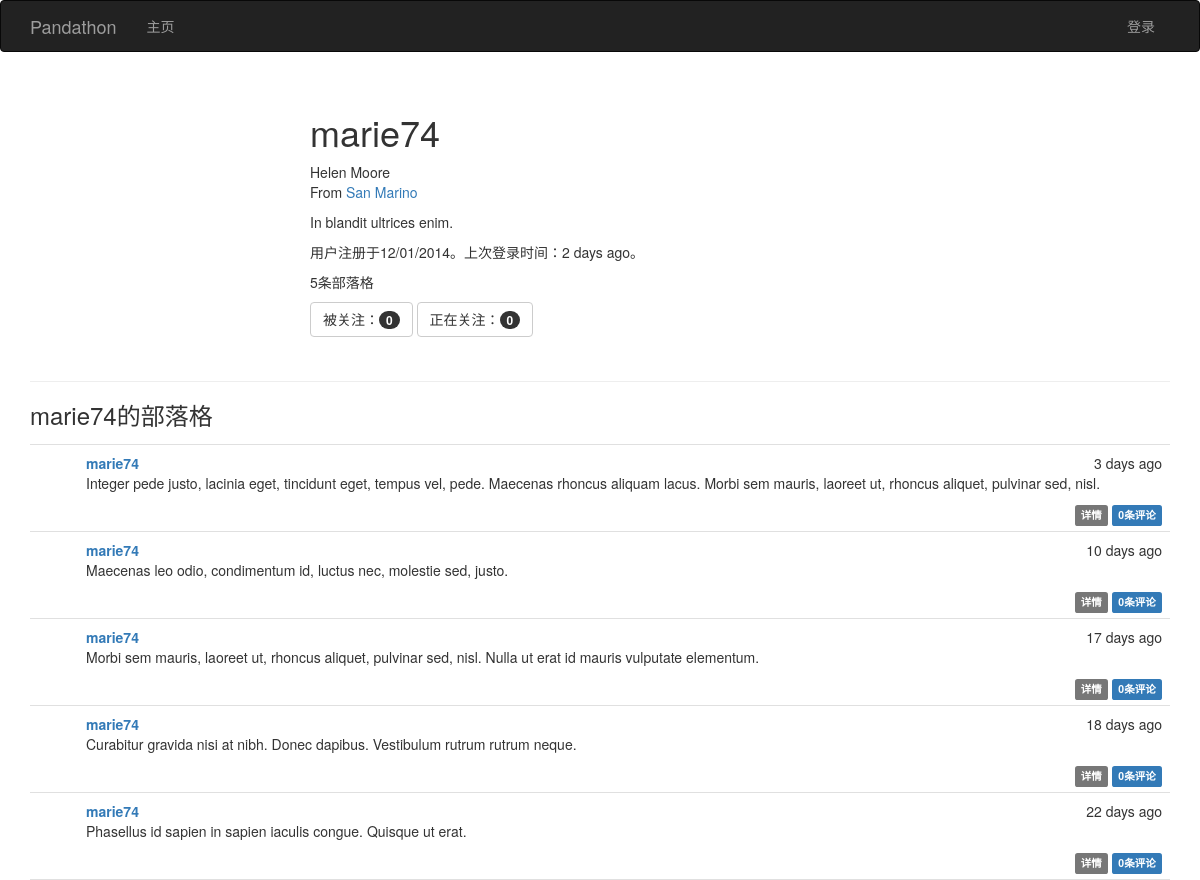
The page /user/marie74 on the database its author committed.
### app/models.py (models this page shows, shortened)
class User(UserMixin, db.Model):
    __tablename__ = 'users'
    id = db.Column(db.Integer, primary_key=True)
    email = db.Column(db.String(64), unique=True, index=True)
    username = db.Column(db.String(64), unique=True, index=True)
    role_id = db.Column(db.Integer, db.ForeignKey('roles.id'))
    password_hash = db.Column(db.String(128))
    confirmed = db.Column(db.Boolean, default=True)
    name = db.Column(db.String(64))
    location = db.Column(db.String(64))
    about_me = db.Column(db.Text())
    member_since = db.Column(db.DateTime(), default=datetime.now())
    last_seen = db.Column(db.DateTime(), default=datetime.now())
    posts = db.relationship('Post', backref='author', lazy='dynamic')
    followed = db.relationship('Follow', foreign_keys=[Follow.follower_id],
                               backref=db.backref('follower', lazy='joined'),
                               lazy='dynamic', cascade='all, delete-orphan')
    followers = db.relationship('Follow', foreign_keys=[Follow.followed_id],
                                backref=db.backref('followed', lazy='joined'),
                                lazy='dynamic', cascade='all, delete-orphan')
    comments = db.relationship('Comment', backref='author', lazy='dynamic')
    @property
    def password(self):
        raise AttributeError('password is not a readable attribute')

class Post(db.Model):
    __tablename__ = 'posts'
    id = db.Column(db.Integer, primary_key=True)
    body = db.Column(db.Text)
    body_html = db.Column(db.Text)
    timestamp = db.Column(db.DateTime, index=True, default=datetime.now())
    author_id = db.Column(db.Integer, db.ForeignKey('users.id'))
    comments = db.relationship('Comment', backref='post', lazy='dynamic')

### app/main/views.py (the view)
@main.route('/user/<username>')
def user(username):
    user = User.query.filter_by(username=username).first_or_404()
    posts = user.posts.order_by(Post.timestamp.desc()).all()
    return render_template('user.html', user=user, posts=posts)

### app/auth/views.py (called while the page is built)
@auth.before_app_request
def before_request():
    if current_user.is_authenticated():
        current_user.ping()
        if not current_user.confirmed \
                and request.endpoint[:5] != 'auth.':
            return redirect(url_for('auth.unconfirmed'))

### app/main/__init__.py (called while the page is built)
@main.app_context_processor
def inject_permissions():
    return dict(Permission=Permission)

### app/models.py (called while the page is built)
    def can(self, permissions):
        return False

    def is_administrator(self):
        return False

### app/templates/user.html (shortened to what this page needs)
{% extends "base.html" %}
{% block page_content %}
<div class="page-header">
    <div class="profile-header">
        <h1>{{ user.username }}</h1>
        {% if user.name or user.location %}
        <p>
            {% if user.name %}{{ user.name }}<br>{% endif %}
            {% if user.location %}
                From <a href="http://maps.google.com/?q={{ user.location }}">{{ user.location }}</a><br>
            {% endif %}
        </p>
        {% endif %}
        {% if user.about_me %}<p>{{ user.about_me }}</p>{% endif %}
        <p>用户注册于{{ moment(user.member_since).format('L') }}。上次登录时间：{{ moment(user.last_seen).fromNow() }}。</p>
        <p>{{ user.posts.count() }}条部落格</p>
        <p>
            <a href="{{ url_for('.followers', username=user.username) }}" class="btn btn-default">被关注：<span class="badge">{{ user.followers.count() }}</span></a>
            <a href="{{ url_for('.followed_by', username=user.username) }}" class="btn btn-default">正在关注：<span class="badge badge-default">{{ user.followed.count() }}</span></a>
        </p>
    </div>
</div>
<h3>{{ user.username }}的部落格</h3>
{% include '_posts.html' %}
{% endblock %}

### app/templates/_posts.html (shortened to what this page needs)
<ul class="posts">
    {% for post in posts %}
    <li class="post">
        <div class="post-content">
            <div class="post-date">{{ moment(post.timestamp, True).fromNow() }}</div>
            <div class="post-author"><a href="{{ url_for('.user', username=post.author.username) }}">{{ post.author.username }}</a></div>
            <div class="post-body">
            {% if post.body_html %}
                {{ post.body_html | safe }}
            {% else %}
                {{ post.body }}
            {% endif %}
            </div>
            <div class="post-footer">
                <a href="{{ url_for('.post', id=post.id) }}">
                    <span class="label label-default">详情</span>
                </a>
                <a href="{{ url_for('.post', id=post.id) }}#comments">
                    <span class="label label-primary">{{ post.comments.count() }}条评论</span>
                </a>
            </div>
        </div>
    </li>
    {% endfor %}
</ul>

### app/static/styles.css (style rules this page uses)
.profile-header { min-height: 260px; margin-left: 280px; }
ul.posts { list-style-type: none; padding: 0px; margin: 16px 0px 0px 0px; border-top: 1px solid #e0e0e0; }
ul.posts li.post { padding: 8px; border-bottom: 1px solid #e0e0e0; }
div.post-date { float: right; }
div.post-author { font-weight: bold; }
div.post-content { margin-left: 48px; min-height: 48px; }
div.post-footer { text-align: right; }

### rows shown on the page
User: username "marie74", name "Helen Moore", location "San Marino", about_me "In blandit ultrices enim.", member_since "12/01/2014", last_seen "2 days ago"
Post: timestamp "3 days ago", author.username "marie74", body_html "Integer pede justo, lacinia eget, tincidunt eget, tempus vel, pede. Maecenas rhoncus aliquam lacus. Morbi sem mauris, laoreet ut, rhoncus aliquet, pulvinar sed, nisl.", comments.count "0"
Post: timestamp "10 days ago", author.username "marie74", body_html "Maecenas leo odio, condimentum id, luctus nec, molestie sed, justo.", comments.count "0"
Post: timestamp "17 days ago", author.username "marie74", body_html "Morbi sem mauris, laoreet ut, rhoncus aliquet, pulvinar sed, nisl. Nulla ut erat id mauris vulputate elementum.", comments.count "0"
Post: timestamp "18 days ago", author.username "marie74", body_html "Curabitur gravida nisi at nibh. Donec dapibus. Vestibulum rutrum rutrum neque.", comments.count "0"
Post: timestamp "22 days ago", author.username "marie74", body_html "Phasellus id sapien in sapien iaculis congue. Quisque ut erat.", comments.count "0"

### other values the page prints
{{ user.posts.count() }} "5"
{{ user.followers.count() }} "0"
{{ user.followed.count() }} "0"
